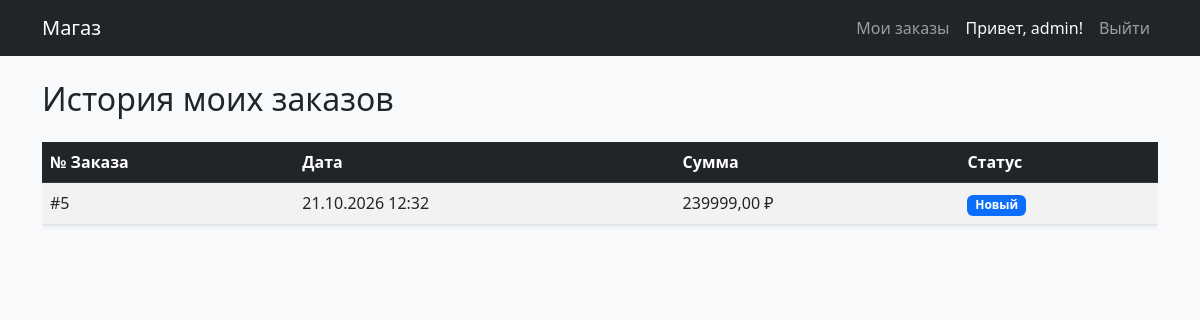
Screenshot of /orders/ (signed in) with the database file from the repository.
### shop/models.py (models this page shows, shortened)
class Order(models.Model):
    STATUS_CHOICES = [
        ('new', 'Новый'),
        ('processing', 'В обработке'),
        ('shipped', 'Отправлен'),
        ('completed', 'Выполнен'),
        ('cancelled', 'Отменён'),
    ]
    user = models.ForeignKey(
        User,
        on_delete=models.PROTECT,
        verbose_name='Клиент',
        related_name='orders'
    )
    created_at = models.DateTimeField('Дата создания', auto_now_add=True)
    status = models.CharField(
        'Статус', max_length=20, choices=STATUS_CHOICES, default='new'
    )
    total = models.DecimalField(
        'Сумма', max_digits=12, decimal_places=2, default=0
    )
    class Meta:
        verbose_name = 'Заказ'
        verbose_name_plural = 'Заказы'
        ordering = ['-created_at']

### shop/views.py (the view)
# urls.py: path('orders/', views.OrderListView.as_view(), name='order-list'),
class OrderListView(LoginRequiredMixin, ListView):
    model = Order
    template_name = 'shop/order_list.html'
    context_object_name = 'orders'
    def get_queryset(self):
        return Order.objects.filter(user=self.request.user).order_by('-created_at')

### shop/templates/shop/order_list.html (shortened to what this page needs)
{% extends 'shop/base.html' %}
{% block content %}
<h2>История моих заказов</h2>
{% if orders %}
    <div class="table-responsive mt-4">
        <table class="table table-striped table-hover align-middle bg-white shadow-sm">
            <thead class="table-dark">
                <tr>
                    <th>№ Заказа</th>
                    <th>Дата</th>
                    <th>Сумма</th>
                    <th>Статус</th>
                </tr>
            </thead>
            <tbody>
                {% for order in orders %}
                <tr>
                    <td>#{{ order.id }}</td>
                    <td>{{ order.created_at|date:"d.m.Y H:i" }}</td>
                    <td>{{ order.total }} ₽</td>
                    <td>
                        {% if order.status == 'new' %}
                            <span class="badge bg-primary">Новый</span>
                        {% elif order.status == 'completed' %}
                            <span class="badge bg-success">Выполнен</span>
                        {% elif order.status == 'cancelled' %}
                            <span class="badge bg-danger">Отменен</span>
                        {% else %}
                            <span class="badge bg-secondary">{{ order.get_status_display }}</span>
                        {% endif %}
                    </td>
                </tr>
                {% endfor %}
            </tbody>
        </table>
    </div>
{% else %}
    <div class="alert alert-info mt-4">У вас пока нет заказов. <a href="{% url 'product-list' %}">Перейти в каталог</a></div>
{% endif %}
{% endblock %}

### shop/templates/shop/base.html (shortened to what this page needs)
<!DOCTYPE html>
<html lang="ru">
<head>
    <link href="https://cdn.jsdelivr.net/npm/bootstrap@5.3.0/dist/css/bootstrap.min.css" rel="stylesheet">
</head>
<body class="bg-light">
    <nav class="navbar navbar-expand-lg navbar-dark bg-dark mb-4">
        <div class="container">
            <a class="navbar-brand" href="{% url 'product-list' %}">Магаз</a>
            <div class="collapse navbar-collapse">
                <ul class="navbar-nav ms-auto">
                    {% if user.is_authenticated %}
                        <li class="nav-item"><a class="nav-link" href="{% url 'order-list' %}">Мои заказы</a></li>
                        <li class="nav-item"><span class="nav-link text-light">Привет, {{ user.username }}!</span></li>
                        <li class="nav-item">
                            <form action="{% url 'logout' %}" method="post" class="d-inline">
                                <button type="submit" class="btn btn-link nav-link" style="text-decoration: none;">Выйти</button>
                            </form>
                        </li>
                    {% else %}
                        <li class="nav-item"><a class="nav-link" href="{% url 'login' %}">Войти</a></li>
                        <li class="nav-item"><a class="nav-link text-warning" href="{% url 'register' %}">Регистрация</a></li>
                    {% endif %}
                </ul>
            </div>
        </div>
    </nav>
    <div class="container">
        {% block content %}{% endblock %}
    </div>
</body>
</html>

### rows the page displays
Order: id "5", created_at "21.10.2026 12:32", total "239999,00", status "Новый"

### other values shown
{{ user.username }} "admin"
